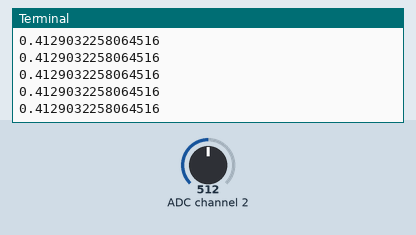
Bench run of a program on a simulated Raspberry Pi (BCM pin numbers). Parts: the last lines printed to the terminal. Inputs (shaded band) come from the test bench; at power-on: ADC channel 2 = 512 (analog values on the 0–1023 scale).

Above: at 1.2 s.
1.3 s: ADC channel 2 set to 716
At 1.31 s:
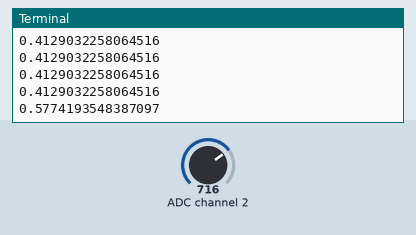
2.8 s: ADC channel 2 set to 900
At 2.82 s:
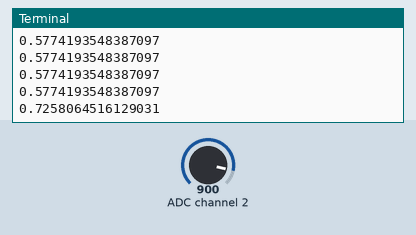
Timing chart, 0 to 5.8 s (numbered marks = the images above; inputs shaded):
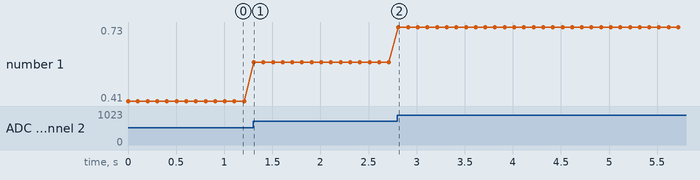

Measured:
- after the input at 1.3 s, the terminal: prints a new line at once (image 1)
- after the input at 2.8 s, the terminal: prints a new line at once (image 2)
- plotted number 1: 0.41 → 0.58 after the input at 1.3 s, 0.58 → 0.73 after the input at 2.8 s

The program:

potentiometer.py
```python
import pigpio
import time

INTERVAL = 0.1


def read_adc_ch0(pi, h):
    count, data = pi.spi_xfer(h, [0b01101000, 0])
    return int.from_bytes([data[0] & 0x03, data[1]], 'big') / 1023


pi = pigpio.pi()
h = pi.spi_open(0, 1000000, 0)

try:
    while True:
        print(read_adc_ch0(pi, h) * 3.3)
        time.sleep(INTERVAL)
except KeyboardInterrupt:
    pass

pi.spi_close(h)
pi.stop()
```
